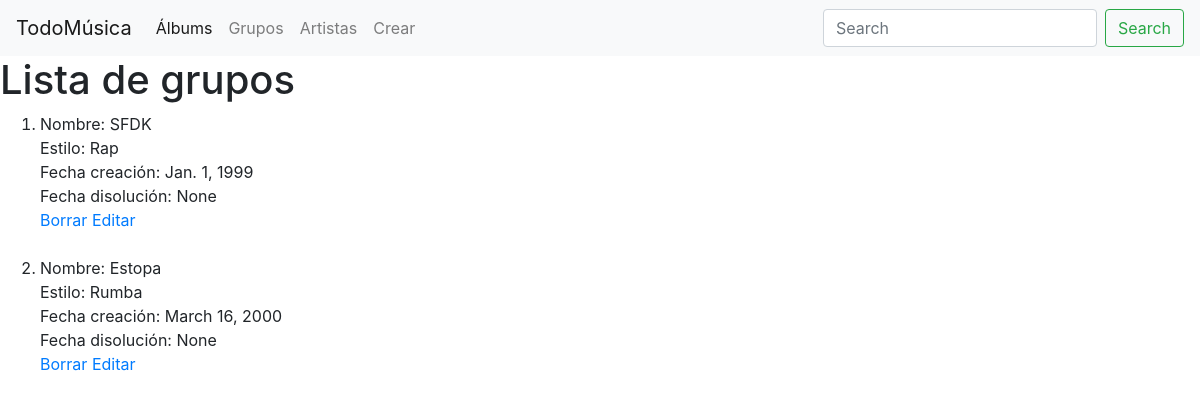
Before: /grupos/ with the older database file.
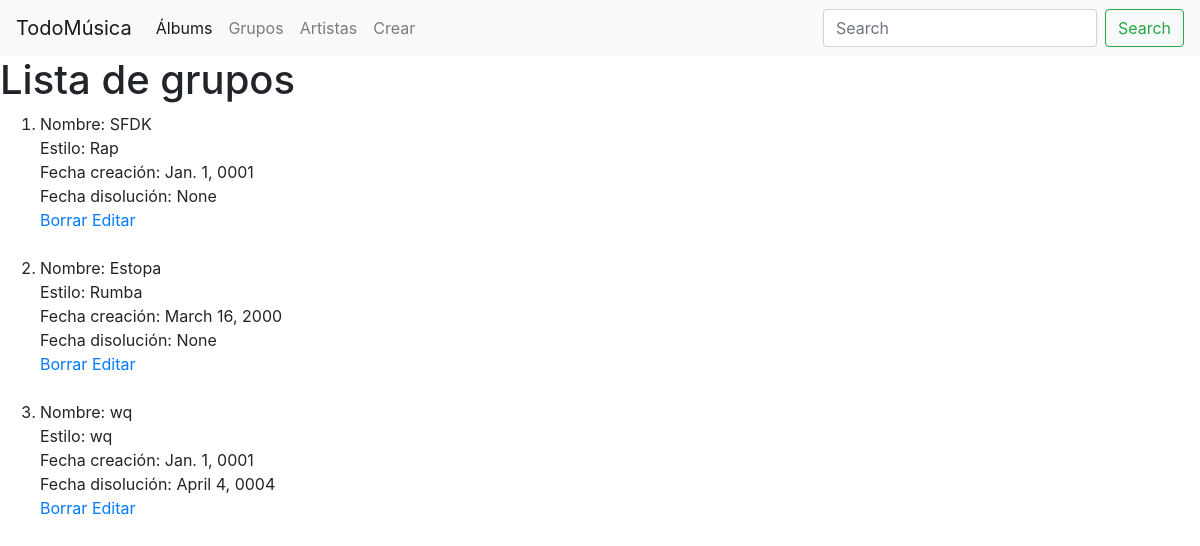
After: the same page with the newer database file.
### miAplicacion/models.py (models this page shows)
class Grupo_Musical(models.Model):
    nombreGrupo = models.CharField(max_length=50, blank=False)
    estiloMusica = models.CharField(max_length=50)
    fecha_creacion = models.DateField(blank=False)
    fecha_disolucion = models.DateField(null=True, blank=True)

### miAplicacion/views.py (the view)
# urls.py: path('grupos/',gruposView,name='grupos'),
def gruposView(request):
    allgrupos = Grupo_Musical.objects.all()
    context = {'allgrupos': allgrupos}
    return render(request,"grupos.html",context)

### templates/grupos.html (shortened to what this page needs)
{% include "header.html" %}
<!DOCTYPE html>
<html lang="en">
<head>
</head>
<body>
     <h1>Lista de grupos</h1>
        <ol>
            {% for Grupo in allgrupos %}
            <li>Nombre: {{ Grupo.nombreGrupo}} <br>
                Estilo: {{ Grupo.estiloMusica }} <br>
                Fecha creación: {{ Grupo.fecha_creacion }} <br>
                Fecha disolución: {{ Grupo.fecha_disolucion }}</li>
                <a href="/borrarGrupo/{{Grupo.id}}">Borrar</a>
                <a href="/editarGrupo/{{Grupo.id}}">Editar</a>
        <br><br>
        {% endfor %}
        </ol>
</body>
</html>

Changed rows visible on the page:
changed Grupo_Musical "SFDK": fecha_creacion "Jan. 1, 1999" → "Jan. 1, 0001"
added Grupo_Musical: nombreGrupo "wq", estiloMusica "wq", fecha_creacion "Jan. 1, 0001", fecha_disolucion "April 4, 0004"
